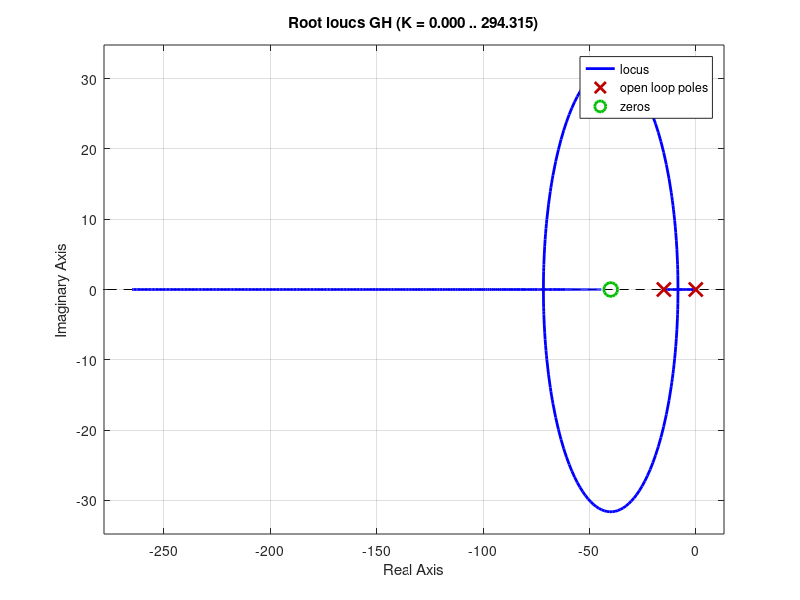

Source code (MATLAB):
clear
K = 1;
s = tf('s');
GH = K*(s+40)/(s*(s+15));
polevar = zeros(size(zero(1/GH)));

for x=0:5
    polevar(:,x+1) = zero(1/(GH)+x^4);
end
rlocus(GH)